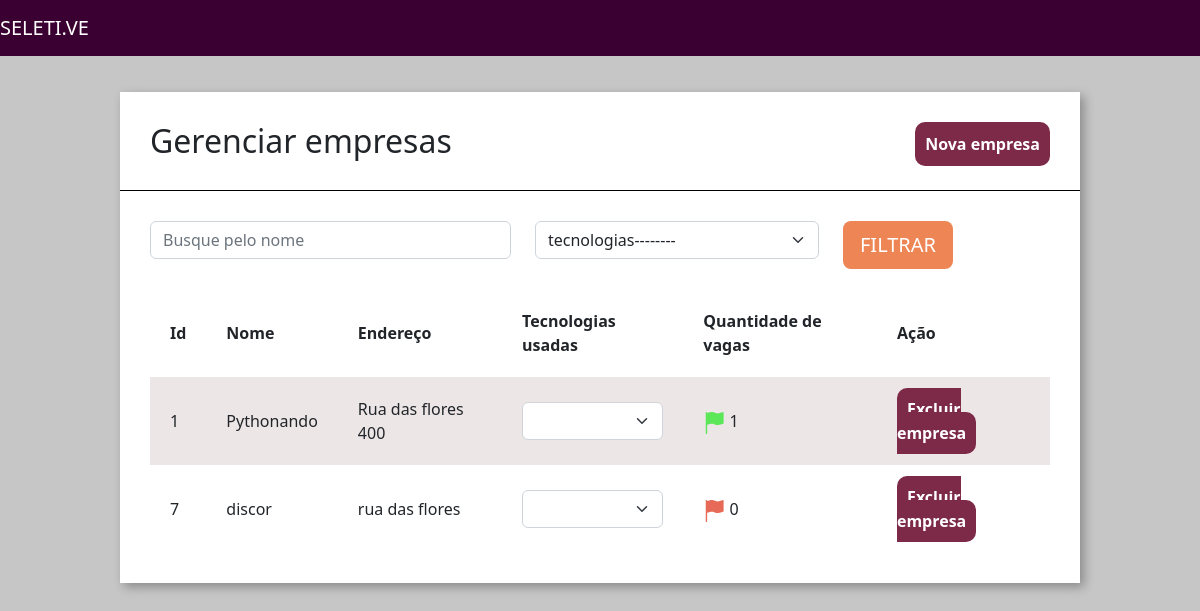
The app's page /home/empresas/, older data.
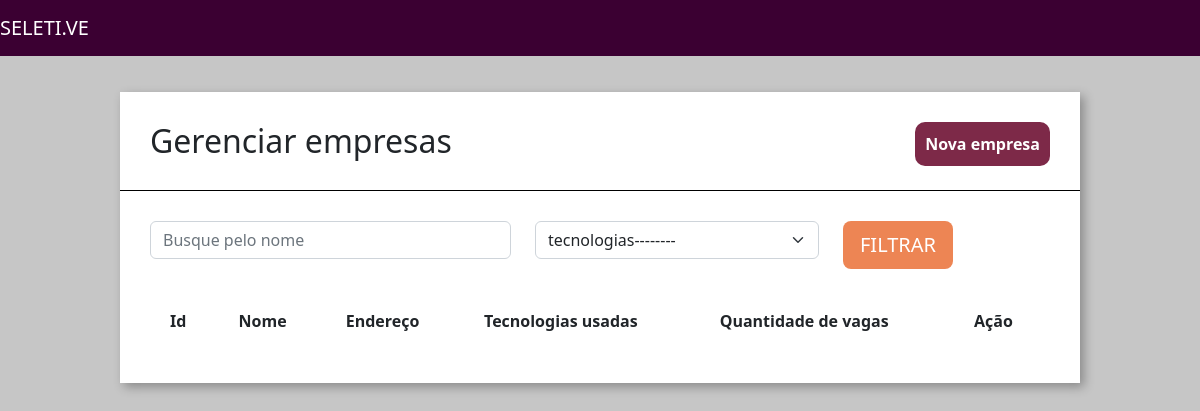
The same page, newer data.
### empresa/models.py (models this page shows, shortened)
class Empresa(models.Model):
    choices_nicho_mercado = (
        ('M', 'Marketing'),
        ('N', 'Nutrição'),
        ('D', 'Design')
    )
    logo = models.ImageField(upload_to="logo_empresa", null=True)
    nome = models.CharField(max_length=30)
    email = models.EmailField()
    cidade = models.CharField(max_length=30)
    tecnologias = models.ManyToManyField(Tecnologias)
    endereco = models.CharField(max_length=30)
    caracteristica_empresa = models.TextField()
    nicho_mercado = models.CharField(max_length=3, choices=choices_nicho_mercado)
    def qtd_vagas(self):
        return Vagas.objects.filter(empresa_id=self.id).count()

### empresa/views.py (the view)
# urls.py: path('empresas/', views.empresas, name="empresa"),
def empresas(request):
    tecnologias_filtrar = request.GET.get('tecnologias')
    nome_filtrar = request.GET.get('nome')
    empresas = Empresa.objects.all()
    tecnologias = Tecnologias.objects.all()
    if (tecnologias_filtrar):
        empresas = empresas.filter(tecnologias = tecnologias_filtrar)
    if (nome_filtrar):
        empresas = empresas.filter(nome__icontains=nome_filtrar)
    return render(request, 'empresa.html', {'empresas': empresas, 'tecnologias': tecnologias})

### empresa/models.py (called while the page is built)
    def __str__(self):
        return self.tecnologia

### empresa/templatetags/filtro.py (called while the page is built)
@register.filter(name='is_par')
def is_par(valor):
    return True if valor % 2 == 0 else False

### empresa/templates/empresa.html (shortened to what this page needs)
{% extends 'base.html' %}
{% load static %}
{%load filtro%}
{% block 'head' %}
    <link href="{% static 'empresa/css/empresas.css' %}" rel="stylesheet">
{% endblock%}
{% block 'body' %}
    <div class="wrapper">
        <div class="box">
            <div class="header-box">
                <h2 class="titulo">Gerenciar empresas</h2>
                <a href="{% url 'nova_empresa' %}" class="btn-nova-empresa">Nova empresa</a>
            </div>
            <div class="borda-box"></div>
            <div class="body-box">
                <form action="{% url 'empresa' %}" method="GET"> {% csrf_token %}
                <div class="row">
                        <div class="col-md-5">
                            <input type="text" placeholder="Busque pelo nome" class="form-control" name="nome">
                        </div>
                        <div class="col-md-4">
                            <select class="form-select" name="tecnologias">
                                <option value="">tecnologias--------</option>
                            </select>
                        </div>
                    <div class="col-md-3">
                        <input type="submit" value="FILTRAR" class="btn btn-lg btn-orange">
                    </div>
                </div>
                </form>
                <table class="tabela"  cellpadding="20">
                    <thead class="thead-dark">
                    <tr>
                        <th>Id</th>
                        <th>Nome</th>
                        <th>Endereço</th>
                        <th>Tecnologias usadas</th>
                        <th>Quantidade de vagas</th>
                        <th>Ação</th>
                    </tr>
                    </thead>
                    <tbody>
                        {%for empresa in empresas%}
                        <tr {%if not forloop.counter|is_par%} class="tabela-linha" {%endif%}>
                            <td>{{empresa.id}}</td>
                            <td>{{empresa.nome}}</td>
                            <td>{{empresa.endereco}}</td>
                            <td>
                                <select class="form-select">
                                </select>
                            </td>
                            <td>
                                {% if empresa.qtd_vagas > 0%}
                                <img src="{% static 'empresa/img/flag_green.png'%}" alt="">
                                {% else %}
                                <img src="{% static 'empresa/img/flag_red.png'%}" alt="">
                                {% endif %}
                                {{ empresa.qtd_vagas }}
                            </td>
                            <td>
                                <a href="{% url 'excluir_empresa' empresa.id %}" class="btn-excluir">Excluir empresa</a>
                            </td>
                        </tr>
                        {%endfor%}
                    </tbody>
                    </table>
                </div>
        </div>
    </div>
{% endblock%}

Row changes from the older to the newer data that the page shows:
removed Empresa: id "1", nome "Pythonando", endereco "Rua das flores 400", qtd_vagas "1"
removed Empresa: id "7", nome "discor", endereco "rua das flores", qtd_vagas "0"
